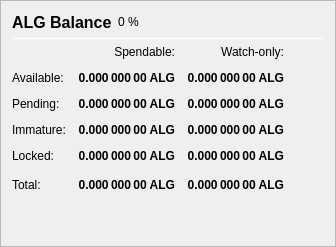
                   <widget class="QFrame" name="frame_Balances">
                    <property name="frameShape">
                     <enum>QFrame::StyledPanel</enum>
                    </property>
                    <property name="frameShadow">
                     <enum>QFrame::Raised</enum>
                    </property>
                    <layout class="QVBoxLayout" name="verticalLayout_4">
                     <item>
                      <layout class="QHBoxLayout" name="horizontalLayout_4">
                       <item>
                        <widget class="QLabel" name="label_5">
                         <property name="minimumSize">
                          <size>
                           <width>0</width>
                           <height>20</height>
                          </size>
                         </property>
                         <property name="font">
                          <font>
                           <pointsize>12</pointsize>
                           <weight>75</weight>
                           <bold>true</bold>
                          </font>
                         </property>
                         <property name="text">
                          <string>ALG Balance</string>
                         </property>
                        </widget>
                       </item>
                       <item>
                        <widget class="QLabel" name="labelALGPercent">
                         <property name="text">
                          <string notr="true">0 %</string>
                         </property>
                        </widget>
                       </item>
                       <item>
                        <spacer name="horizontalSpacer_3">
                         <property name="orientation">
                          <enum>Qt::Horizontal</enum>
                         </property>
                         <property name="sizeHint" stdset="0">
                          <size>
                           <width>40</width>
                           <height>20</height>
                          </size>
                         </property>
                        </spacer>
                       </item>
                      </layout>
                     </item>
                     <item>
                      <widget class="Line" name="line_Balance">
                       <property name="minimumSize">
                        <size>
                         <width>0</width>
                         <height>1</height>
                        </size>
                       </property>
                       <property name="maximumSize">
                        <size>
                         <width>16777215</width>
                         <height>1</height>
                        </size>
                       </property>
                       <property name="orientation">
                        <enum>Qt::Horizontal</enum>
                       </property>
                      </widget>
                     </item>
                     <item>
                      <layout class="QGridLayout" name="gridLayout">
                       <property name="spacing">
                        <number>12</number>
                       </property>
                       <item row="0" column="1">
                        <widget class="QLabel" name="labelSpendable">
                         <property name="text">
                          <string>Spendable:</string>
                         </property>
                         <property name="alignment">
                          <set>Qt::AlignRight|Qt::AlignTrailing|Qt::AlignVCenter</set>
                         </property>
                        </widget>
                       </item>
                       <item row="0" column="2">
                        <widget class="QLabel" name="labelWatchonly">
                         <property name="text">
                          <string>Watch-only:</string>
                         </property>
                         <property name="alignment">
                          <set>Qt::AlignRight|Qt::AlignTrailing|Qt::AlignVCenter</set>
                         </property>
                        </widget>
                       </item>
                       <item row="1" column="0">
                        <widget class="QLabel" name="labelBalanceText">
                         <property name="text">
                          <string>Available:</string>
                         </property>
                        </widget>
                       </item>
                       <item row="1" column="1">
                        <widget class="QLabel" name="labelBalance">
                         <property name="font">
                          <font>
                           <weight>75</weight>
                           <bold>true</bold>
                          </font>
                         </property>
                         <property name="cursor">
                          <cursorShape>IBeamCursor</cursorShape>
                         </property>
                         <property name="toolTip">
                          <string>Your current spendable balance</string>
                         </property>
                         <property name="text">
                          <string notr="true">0.000 000 00 ALG</string>
                         </property>
                         <property name="alignment">
                          <set>Qt::AlignRight|Qt::AlignTrailing|Qt::AlignVCenter</set>
                         </property>
                         <property name="textInteractionFlags">
                          <set>Qt::LinksAccessibleByMouse|Qt::TextSelectableByKeyboard|Qt::TextSelectableByMouse</set>
                         </property>
                        </widget>
                       </item>
                       <item row="1" column="2">
                        <widget class="QLabel" name="labelWatchAvailable">
                         <property name="font">
                          <font>
                           <weight>75</weight>
                           <bold>true</bold>
                          </font>
                         </property>
                         <property name="cursor">
                          <cursorShape>IBeamCursor</cursorShape>
                         </property>
                         <property name="toolTip">
                          <string>Your current balance in watch-only addresses</string>
                         </property>
                         <property name="text">
                          <string notr="true">0.000 000 00 ALG</string>
                         </property>
                         <property name="alignment">
                          <set>Qt::AlignRight|Qt::AlignTrailing|Qt::AlignVCenter</set>
                         </property>
                         <property name="textInteractionFlags">
                          <set>Qt::LinksAccessibleByMouse|Qt::TextSelectableByKeyboard|Qt::TextSelectableByMouse</set>
                         </property>
                        </widget>
                       </item>
                       <item row="2" column="0">
                        <widget class="QLabel" name="labelPendingText">
                         <property name="text">
                          <string>Pending:</string>
                         </property>
                        </widget>
                       </item>
                       <item row="2" column="1">
                        <widget class="QLabel" name="labelUnconfirmed">
                         <property name="font">
                          <font>
                           <weight>75</weight>
                           <bold>true</bold>
                          </font>
                         </property>
                         <property name="cursor">
                          <cursorShape>IBeamCursor</cursorShape>
                         </property>
                         <property name="toolTip">
                          <string>Total of transactions that have yet to be confirmed, and do not yet count toward the spendable balance</string>
                         </property>
                         <property name="text">
                          <string notr="true">0.000 000 00 ALG</string>
                         </property>
                         <property name="alignment">
                          <set>Qt::AlignRight|Qt::AlignTrailing|Qt::AlignVCenter</set>
                         </property>
                         <property name="textInteractionFlags">
                          <set>Qt::LinksAccessibleByMouse|Qt::TextSelectableByKeyboard|Qt::TextSelectableByMouse</set>
                         </property>
                        </widget>
                       </item>
                       <item row="2" column="2">
                        <widget class="QLabel" name="labelWatchPending">
                         <property name="font">
                          <font>
                           <weight>75</weight>
                           <bold>true</bold>
                          </font>
                         </property>
                         <property name="cursor">
                          <cursorShape>IBeamCursor</cursorShape>
                         </property>
                         <property name="toolTip">
                          <string>Unconfirmed transactions to watch-only addresses</string>
                         </property>
                         <property name="text">
                          <string notr="true">0.000 000 00 ALG</string>
                         </property>
                         <property name="alignment">
                          <set>Qt::AlignRight|Qt::AlignTrailing|Qt::AlignVCenter</set>
                         </property>
                         <property name="textInteractionFlags">
                          <set>Qt::LinksAccessibleByMouse|Qt::TextSelectableByKeyboard|Qt::TextSelectableByMouse</set>
                         </property>
                        </widget>
                       </item>
                       <item row="3" column="0">
                        <widget class="QLabel" name="labelImmatureText">
                         <property name="text">
                          <string>Immature:</string>
                         </property>
                        </widget>
                       </item>
                       <item row="3" column="1">
                        <widget class="QLabel" name="labelImmature">
                         <property name="font">
                          <font>
                           <weight>75</weight>
                           <bold>true</bold>
                          </font>
                         </property>
                         <property name="cursor">
                          <cursorShape>IBeamCursor</cursorShape>
                         </property>
                         <property name="toolTip">
                          <string>Staked or masternode rewards that has not yet matured</string>
                         </property>
                         <property name="text">
                          <string notr="true">0.000 000 00 ALG</string>
                         </property>
                         <property name="alignment">
                          <set>Qt::AlignRight|Qt::AlignTrailing|Qt::AlignVCenter</set>
                         </property>
                         <property name="textInteractionFlags">
                          <set>Qt::LinksAccessibleByMouse|Qt::TextSelectableByKeyboard|Qt::TextSelectableByMouse</set>
                         </property>
                        </widget>
                       </item>
                       <item row="3" column="2">
                        <widget class="QLabel" name="labelWatchImmature">
                         <property name="font">
                          <font>
                           <weight>75</weight>
                           <bold>true</bold>
                          </font>
                         </property>
                         <property name="cursor">
                          <cursorShape>IBeamCursor</cursorShape>
                         </property>
                         <property name="toolTip">
                          <string>Staked or masternode rewards in watch-only addresses that has not yet matured</string>
                         </property>
                         <property name="text">
                          <string notr="true">0.000 000 00 ALG</string>
                         </property>
                         <property name="alignment">
                          <set>Qt::AlignRight|Qt::AlignTrailing|Qt::AlignVCenter</set>
                         </property>
                         <property name="textInteractionFlags">
                          <set>Qt::LinksAccessibleByMouse|Qt::TextSelectableByKeyboard|Qt::TextSelectableByMouse</set>
                         </property>
                        </widget>
                       </item>
                       <item row="4" column="0">
                        <widget class="QLabel" name="labelLockedBalanceText">
                         <property name="toolTip">
                          <string>Locked ALG or Masternode collaterals. These are excluded from zALG minting.</string>
                         </property>
                         <property name="text">
                          <string>Locked:</string>
                         </property>
                        </widget>
                       </item>
                       <item row="4" column="1">
                        <widget class="QLabel" name="labelLockedBalance">
                         <property name="font">
                          <font>
                           <weight>75</weight>
                           <bold>true</bold>
                          </font>
                         </property>
                         <property name="cursor">
                          <cursorShape>IBeamCursor</cursorShape>
                         </property>
                         <property name="toolTip">
                          <string>Locked ALG or Masternode collaterals. These are excluded from zALG minting.</string>
                         </property>
                         <property name="text">
                          <string notr="true">0.000 000 00 ALG</string>
                         </property>
                         <property name="alignment">
                          <set>Qt::AlignRight|Qt::AlignTrailing|Qt::AlignVCenter</set>
                         </property>
                         <property name="textInteractionFlags">
                          <set>Qt::LinksAccessibleByMouse|Qt::TextSelectableByKeyboard|Qt::TextSelectableByMouse</set>
                         </property>
                        </widget>
                       </item>
                       <item row="4" column="2">
                        <widget class="QLabel" name="labelWatchLocked">
                         <property name="font">
                          <font>
                           <weight>75</weight>
                           <bold>true</bold>
                          </font>
                         </property>
                         <property name="cursor">
                          <cursorShape>IBeamCursor</cursorShape>
                         </property>
                         <property name="toolTip">
                          <string>Current locked balance in watch-only addresses</string>
                         </property>
                         <property name="text">
                          <string notr="true">0.000 000 00 ALG</string>
                         </property>
                         <property name="alignment">
                          <set>Qt::AlignRight|Qt::AlignTrailing|Qt::AlignVCenter</set>
                         </property>
                         <property name="textInteractionFlags">
                          <set>Qt::LinksAccessibleByMouse|Qt::TextSelectableByKeyboard|Qt::TextSelectableByMouse</set>
                         </property>
                        </widget>
                       </item>
                       <item row="5" column="0">
                        <widget class="QLabel" name="labelTotalText">
                         <property name="toolTip">
                          <string>Your current ALG balance, unconfirmed and immature transactions included</string>
                         </property>
                         <property name="text">
                          <string>Total:</string>
                         </property>
                        </widget>
                       </item>
                       <item row="5" column="1">
                        <widget class="QLabel" name="labelTotal">
                         <property name="font">
                          <font>
                           <weight>75</weight>
                           <bold>true</bold>
                          </font>
                         </property>
                         <property name="cursor">
                          <cursorShape>IBeamCursor</cursorShape>
                         </property>
                         <property name="toolTip">
                          <string>Your current ALG balance, unconfirmed and immature transactions included</string>
                         </property>
                         <property name="text">
                          <string notr="true">0.000 000 00 ALG</string>
                         </property>
                         <property name="alignment">
                          <set>Qt::AlignRight|Qt::AlignTrailing|Qt::AlignVCenter</set>
                         </property>
                         <property name="textInteractionFlags">
                          <set>Qt::LinksAccessibleByMouse|Qt::TextSelectableByKeyboard|Qt::TextSelectableByMouse</set>
                         </property>
                        </widget>
                       </item>
                       <item row="5" column="2">
                        <widget class="QLabel" name="labelWatchTotal">
                         <property name="font">
                          <font>
                           <weight>75</weight>
                           <bold>true</bold>
                          </font>
                         </property>
                         <property name="cursor">
                          <cursorShape>IBeamCursor</cursorShape>
                         </property>
                         <property name="toolTip">
                          <string>Current total balance in watch-only addresses</string>
                         </property>
                         <property name="text">
                          <string notr="true">0.000 000 00 ALG</string>
                         </property>
                         <property name="alignment">
                          <set>Qt::AlignRight|Qt::AlignTrailing|Qt::AlignVCenter</set>
                         </property>
                         <property name="textInteractionFlags">
                          <set>Qt::LinksAccessibleByMouse|Qt::TextSelectableByKeyboard|Qt::TextSelectableByMouse</set>
                         </property>
                        </widget>
                       </item>
                       <item row="5" column="3">
                        <spacer name="horizontalSpacer_9">
                         <property name="orientation">
                          <enum>Qt::Horizontal</enum>
                         </property>
                         <property name="sizeHint" stdset="0">
                          <size>
                           <width>40</width>
                           <height>20</height>
                          </size>
                         </property>
                        </spacer>
                       </item>
                      </layout>
                     </item>
                     <item>
                      <spacer name="verticalSpacer_3">
                       <property name="orientation">
                        <enum>Qt::Vertical</enum>
                       </property>
                       <property name="sizeHint" stdset="0">
                        <size>
                         <width>20</width>
                         <height>40</height>
                        </size>
                       </property>
                      </spacer>
                     </item>
                    </layout>
                   </widget>
